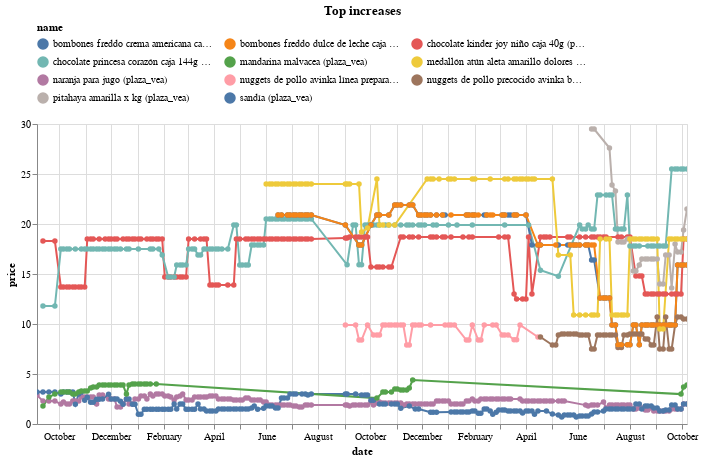

Notebook source saved alongside this figure:
### Code cell
(top_changes
 .sort_values('change')
 .tail(10)
 .pipe(plot_changes, 'Top increases')
)

### Figure 1 — Vega-Lite specification as saved in the notebook (floating-point values rounded to 4 significant figures; data arrays with more than 128 entries replaced by an {"elided": "..."} marker saying what was removed)
{"config": {"view": {"continuousWidth": 300, "continuousHeight": 300}, "legend": {"columns": 3, "orient": "top"}}, "data": {"name": "data-ecab1182e8005dda941ce985ca23267e"}, "mark": {"type": "line", "point": true}, "encoding": {"color": {"field": "name", "scale": {"domain": ["bombones freddo crema americana caja 180g (plaza_vea)", "bombones freddo dulce de leche caja 180g (plaza_vea)", "chocolate kinder joy niño caja 40g (plaza_vea)", "chocolate princesa corazón caja 144g (plaza_vea)", "mandarina malvacea (plaza_vea)", "medallón atún aleta amarillo dolores bolsa 200g (plaza_vea)", "naranja para jugo (plaza_vea)", "nuggets de pollo avinka línea preparados bolsa 15un (plaza_vea)", "nuggets de pollo precocido avinka bolsa 15un (plaza_vea)", "pitahaya amarilla x kg (plaza_vea)", "sandía (plaza_vea)"]}, "type": "nominal"}, "tooltip": [{"field": "name", "type": "nominal"}, {"field": "price", "type": "quantitative"}, {"field": "last_price", "type": "quantitative"}], "x": {"field": "date", "type": "temporal"}, "y": {"field": "price", "type": "quantitative"}}, "params": [{"name": "param_5", "select": {"type": "point", "fields": ["name"]}, "bind": "legend"}, {"name": "param_6", "select": {"type": "interval", "encodings": ["x", "y"]}, "bind": "scales"}], "title": "Top increases", "transform": [{"filter": {"param": "param_5"}}], "width": 650, "$schema": "https://vega.github.io/schema/vega-lite/v5.20.1.json", "datasets": {"data-ecab1182e8005dda941ce985ca23267e": {"elided": "1084 records"}}}
